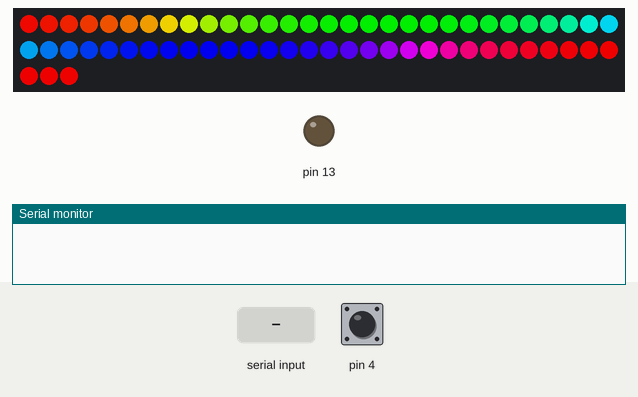
A sketch run on a simulated Arduino Leonardo, built with avr-gcc and run on an emulated ATmega32U4. Shown: 63 RGB LEDs in strip order, left to right, continuing on the next row, output pins drawn as LEDs (lit = HIGH), the last lines printed to the serial monitor. The inputs (shaded band) are chosen by the test bench; at power-on: pin 4 HIGH. Dim RGB values are drawn brighter than linear.

Above: at 1.2 s.
1.3 s: "ARML_READY\n" received over Serial
At 2.44 s:
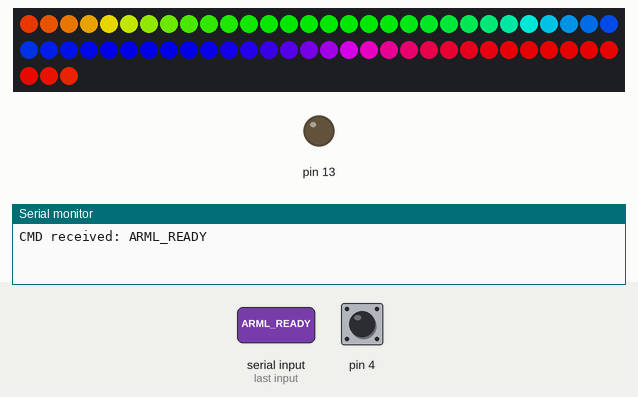
3.0 s: "Anim\n" received over Serial
At 5.24 s:
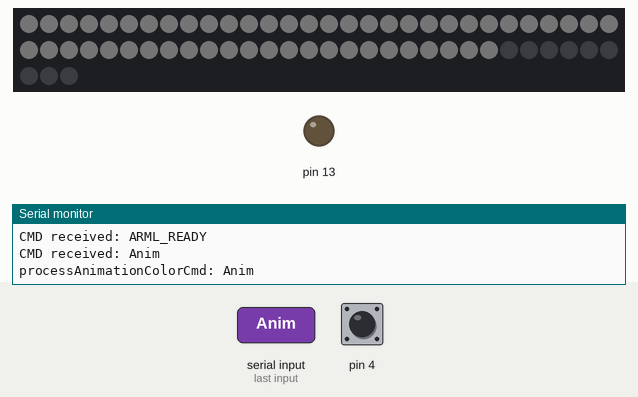
5.3 s: "ARML_LOADING\n" received over Serial
At 6.4 s:
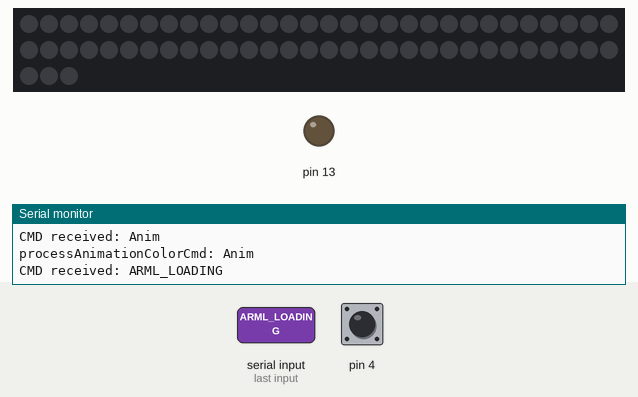
8.1 s: "ARML_DEFAULT\n" received over Serial
10.9 s: "Anim\n" received over Serial
At 11.47 s:
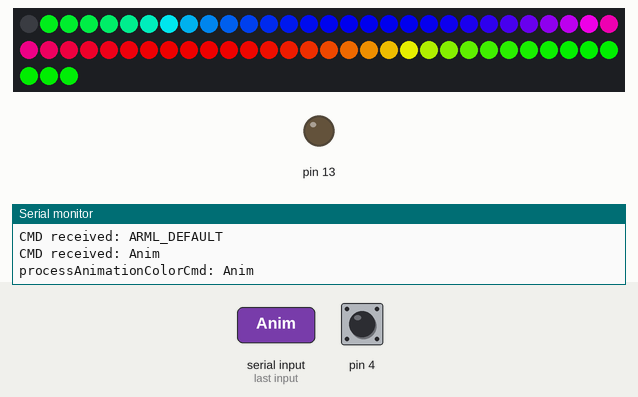
13.9 s: pin 4 pulled LOW for 0.15 s
At 15.03 s:
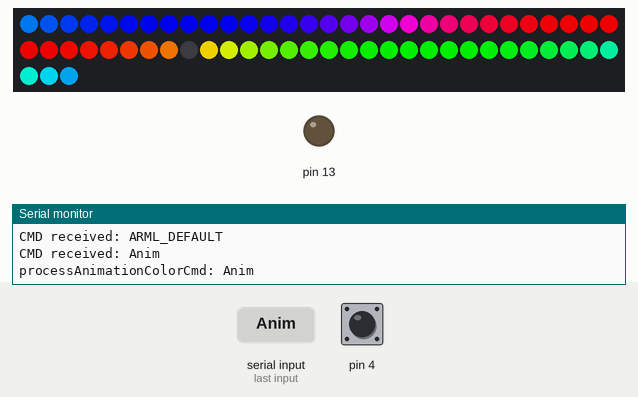
Timing chart, 0 to 16.5 s (numbered marks = the images above; inputs shaded):
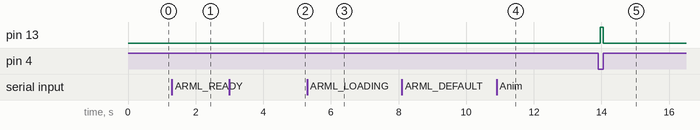

Measured:
- after the input at 5.3 s, the LEDs: first differ from a run without the input after 0.63 s (image 3 shows a later state)
- after the input at 10.9 s, the LEDs: first differ from a run without the input after 0.44 s (image 4 shows a later state)
- after the input at 13.9 s, pin 13: LOW → HIGH after 0.07 s, → LOW 0.09 s later
- what the display in image 3 shows lasts 0.4 s, from 6.2 s to 6.6 s

The sketch:

arml-arduino.ino
```cpp
#include <Wire.h>
#include <Adafruit_Sensor.h>
#include <Adafruit_BNO055.h>
#include <utility/imumaths.h>
#include "Mouse.h"
#include <Adafruit_NeoPixel.h>
#ifdef __AVR__
#include <avr/power.h>  // Required for 16 MHz Adafruit Trinket
#endif

// Which pin on the Arduino is connected to the NeoPixels?
// On a Trinket or Gemma we suggest changing this to 1:
#define LED_PIN 6

// How many NeoPixels are attached to the Arduino?
#define LED_COUNT 63

// How many pixels are assigned to the logo window
#define LOGO_COUNT 9

// NeoPixel brightness, 0 (min) to 255 (max)
#define BRIGHTNESS 200  // max = 255

// Declare our NeoPixel strip object:
Adafruit_NeoPixel strip(LED_COUNT, LED_PIN, NEO_GRBW + NEO_KHZ800);

// Declare BNO IMU object
Adafruit_BNO055 bno = Adafruit_BNO055(55);

// loading <-> ready transition
bool armlLoading = true;
bool armlReady = false;

// BNO state
bool bnoActive = false;

//Unity command stuff
String inputString = "";
bool stringComplete = false;

//Millis
unsigned long currentMillis = 0;
unsigned long previousButtonMillis = 0;          //stores last time button was checked
unsigned long previousLedPixelChangeMillis = 0;  //stores last time a strip pixel was updated
unsigned long previousReceiveCmdMillis = 0;      //stores last time it listened for commands

//Intervals
int ledChangeInterval = 100;
int buttonInterval = 10;
int receiveCmdInterval = 10;

//Colors
int brightness = BRIGHTNESS;
int progressColor[] = { 0, 255, 0, 0, 5 };
int solidColor[] = { 255, 0, 0, 0, 5 };
float animationRate;
int animationPixelLength;

//States
int currentPixelIndex = -1;
byte solidColorState = HIGH;
byte snakeAnimation = LOW;
int startPixelIndex = -1;
int endPixelIndex = LED_COUNT;
byte backwardsMode = LOW;
byte clearPixelsOutsideRange = LOW;

void setup(void) {
  Serial.begin(115200);

  //configure pin 4 as an input and enable the internal pull-up resistor
  pinMode(4, INPUT_PULLUP);
  pinMode(13, OUTPUT);

  //neopixel init
  strip.begin();  // INITIALIZE NeoPixel strip object (REQUIRED)

  showDefault();
}

void loop(void) {
  currentMillis = millis();

  readButton();
  readBno();
  receiveCmdLoop();
  updateLoadingReady();
  updateColorProgress();

  if (Serial.available()) {
    char inChar = (char)Serial.read();
    if (inChar == '\n') {
      stringComplete = true;
    } else {
      inputString += inChar;
    }
  }

  delay(5);
}

void activateBNO() {
  /* Initialise the BNO sensor */
  if (bno.begin()) {
    bnoActive = true;
    delay(100);
    bno.setExtCrystalUse(true);
  } else {
    /* There was a problem detecting the BNO055 ... check your connections */
    Serial.print("Ooops, no BNO055 detected ... Check your wiring or I2C ADDR!");
  }
}

// color loop stuff
int fadeVal=100, fadeMax=100;
int fadeStep = 4;
uint32_t firstPixelHue = 0;
int numRainbowLoops = 20;
int rainbowLoopCount = 0;

void showDefault() {
  strip.setBrightness(brightness);

  float GB = 128 * fadeVal / fadeMax;
  float W = 255 * fadeVal / fadeMax;
  //show default patterns
  strip.fill(strip.Color(0, strip.gamma8(GB), strip.gamma8(GB), strip.gamma8(W)));
  uint32_t goblinStartHue = 36000L;
  for(int i=strip.numPixels() - LOGO_COUNT, j = 0; i<strip.numPixels(); i++, j++) {
    uint32_t pixelHue = goblinStartHue - j * 4000L;
    strip.setPixelColor(i, strip.gamma32(strip.ColorHSV(pixelHue, 255 * 0.5,
    GB)));
  }
  strip.show();
  solidColorState = HIGH; // stop animations
}

void updateLoadingReady() {
  if (armlReady && armlLoading) {
    // transition: loading -> ready
    fadeVal -= fadeStep;
    if(fadeVal <= 0) {
      armlLoading = false;
    }
  }
  if (!armlReady && !armlLoading) {
    //transition: ready -> loading
    fadeVal -= fadeStep;
    if(fadeVal <= 0) {
      armlLoading = true;
    }
  }
  if (armlLoading && !armlReady && fadeVal < fadeMax) {
    fadeVal += fadeStep;
  }
  if (armlReady && !armlLoading && fadeVal < fadeMax) {
    fadeVal += fadeStep;
  }
  if (armlLoading) {
    showLoadingLoop();
  } else if(fadeVal < fadeMax) {
    showDefault();
  }
  if (fadeVal > fadeMax) {
    fadeVal = fadeMax;
  }
}


void showLoadingLoop() {
  //int loopPixels = strip.numPixels() - LOGO_COUNT;
  int loopPixels = strip.numPixels();
  for(int i=0; i<loopPixels; i++) { // For each pixel in strip...
    // Offset pixel hue by an amount to make one full revolution of the
    // color wheel (range of 65536) along the length of the strip
    uint32_t pixelHue = firstPixelHue + (i * 65536L / loopPixels);

    // strip.ColorHSV() can take 1 or 3 arguments: a hue (0 to 65535) or
    // optionally add saturation and value (brightness) (each 0 to 255).
    // Here we're using just the three-argument variant, though the
    // second value (saturation) is a constant 255.
    strip.setPixelColor(i, strip.gamma32(strip.ColorHSV(pixelHue, 255,
      255 * fadeVal / fadeMax)));
  }
  strip.show();
  firstPixelHue += 256;
}

void readBno() {
  if (!bnoActive) {
    return;
  }
  /* Get a new sensor event */
  imu::Quaternion quat = bno.getQuat();

  Serial.print(quat.x(), 4);
  Serial.print(",");
  Serial.print(quat.y(), 4);
  Serial.print(",");
  Serial.print(quat.z(), 4);
  Serial.print(",");
  Serial.print(quat.w(), 4);
  Serial.println("");
}

void receiveCmdLoop() {
  if (millis() - previousReceiveCmdMillis < receiveCmdInterval)
    return;

  if (stringComplete) {
    Serial.print("CMD received: ");
    Serial.println(inputString);
    inputString.trim();
    if (inputString.indexOf("P_") >= 0) {  //If command contains "P_", set progress colour
      //processSetProgressColorCmd(inputString);
    } else if (inputString.indexOf("Anim") >= 0) {
      processAnimationColorCmd(inputString);
    } else if (inputString.indexOf("ARML_READY") == 0) {
      armlReady = true;
    } else if (inputString.indexOf("ARML_LOADING") == 0) {
      armlReady = false;
    } else if (inputString.indexOf("ARML_DEFAULT") == 0) {
      showDefault();
    } else if (inputString.indexOf("ARML_B") == 0) {
      processBrightnessCmd(inputString);
    } else if (inputString.indexOf("ARML_ENABLE_BNO") == 0) {
      activateBNO();
    } else {
      processSetSolidColorCmd(inputString);
    }
    inputString = "";
    stringComplete = false;
  }

  previousReceiveCmdMillis += receiveCmdInterval;
}

void processBrightnessCmd(String cmd) {
  brightness = cmd.substring(cmd.indexOf("B") + 1).toInt();
  strip.setBrightness(brightness);
  strip.show();
}

void processSetSolidColorCmd(String cmd) {
  //Serial.println("Set Solid Color: " + cmd);
  solidColorState = HIGH;

  //Safe checks to ignore non-valid commands
  if (cmd.substring(0, 1) != "R" || cmd.substring(cmd.length(), cmd.length() - 1) != "E" || cmd.length() > 19)
    return;

  //Remove anything after E to prevent wrong colors
  String safeCmd = cmd.substring(0, cmd.indexOf("E"));

  solidColor[0] = safeCmd.substring(cmd.indexOf("R") + 1, cmd.indexOf("G")).toInt();
  solidColor[1] = safeCmd.substring(cmd.indexOf("G") + 1, cmd.indexOf("B")).toInt();
  solidColor[2] = safeCmd.substring(cmd.indexOf("B") + 1, cmd.indexOf("W")).toInt();
  solidColor[3] = safeCmd.substring(cmd.indexOf("W") + 1, cmd.indexOf("A")).toInt();
  solidColor[4] = safeCmd.substring(cmd.indexOf("A") + 1).toInt();

  applyAlphaValue(solidColor);
  strip.fill(strip.Color(solidColor[0], solidColor[1], solidColor[2], solidColor[3]));
  strip.show();
}

// apply alpha value in RGBWA color[4] to RGB
void applyAlphaValue(int color[]) {
  float v = (float)color[4] / (float)255;
  color[0] = round(color[0] * v);
  color[1] = round(color[1] * v);
  color[2] = round(color[2] * v);
}

void processAnimationColorCmd(String cmd) {
  Serial.println("processAnimationColorCmd: " + cmd);

  //Get first color
  String firstColorCmd = cmd.substring(cmd.indexOf("S") + 2, cmd.indexOf("X") - 1);

  solidColor[0] = firstColorCmd.substring(firstColorCmd.indexOf("R") + 1, firstColorCmd.indexOf("G")).toInt();
  solidColor[1] = firstColorCmd.substring(firstColorCmd.indexOf("G") + 1, firstColorCmd.indexOf("B")).toInt();
  solidColor[2] = firstColorCmd.substring(firstColorCmd.indexOf("B") + 1, firstColorCmd.indexOf("W")).toInt();
  solidColor[3] = firstColorCmd.substring(firstColorCmd.indexOf("W") + 1, firstColorCmd.indexOf("A")).toInt();
  solidColor[4] = firstColorCmd.substring(firstColorCmd.indexOf("A") + 1).toInt();
  applyAlphaValue(solidColor);

  //Get second color
  String secondColorCmd = cmd.substring(cmd.indexOf("X") + 2, cmd.indexOf("H") - 1);

  progressColor[0] = secondColorCmd.substring(secondColorCmd.indexOf("R") + 1, secondColorCmd.indexOf("G")).toInt();
  progressColor[1] = secondColorCmd.substring(secondColorCmd.indexOf("G") + 1, secondColorCmd.indexOf("B")).toInt();
  progressColor[2] = secondColorCmd.substring(secondColorCmd.indexOf("B") + 1, secondColorCmd.indexOf("W")).toInt();
  progressColor[3] = secondColorCmd.substring(secondColorCmd.indexOf("W") + 1, secondColorCmd.indexOf("A")).toInt();
  progressColor[4] = secondColorCmd.substring(secondColorCmd.indexOf("A") + 1).toInt();
  applyAlphaValue(progressColor);

  //Get Animation pixel length
  animationPixelLength = cmd.substring(cmd.indexOf("L") + 1).toInt();

  //Get Animation start/end pixel
  startPixelIndex = cmd.substring(cmd.indexOf("PS") + 2).toInt();
  endPixelIndex = cmd.substring(cmd.indexOf("PE") + 2).toInt();

  currentPixelIndex = startPixelIndex;

  //Get Snake or or regular animation state
  snakeAnimation = LOW;
  if (cmd.indexOf("Anim2") >= 0) {
    snakeAnimation = HIGH;
    Serial.println("isSnake");
  }

  backwardsMode = LOW;
  if (cmd.indexOf("Ba") >= 0) {
    backwardsMode = HIGH;
    Serial.println("isBack");
  }

  //Clear Pixels Outside Range
  if (cmd.indexOf("_T") >= 0) {
    clearPixelsOutsideRange = HIGH;

    for (int i = 0; i < LED_COUNT; i++) {
      if (i < startPixelIndex || i > endPixelIndex) {
        strip.setPixelColor(i, strip.Color(0, 0, 0, 0));
      }
    }
  }

  //Get Animation rate (comes as seconds from Unity)
  animationRate = cmd.substring(cmd.indexOf("H") + 1).toFloat() * 1000;

  animationRate = animationRate / (endPixelIndex - startPixelIndex);  //Divide by length of animation in pixels so takes same amount regardless of length


  //Set Solid Color
  if (clearPixelsOutsideRange == LOW) {
    strip.fill(strip.Color(solidColor[0], solidColor[1], solidColor[2], solidColor[3]));
  } else {
    strip.fill(strip.Color(solidColor[0], solidColor[1], solidColor[2], solidColor[3]), startPixelIndex, endPixelIndex);
  }

  strip.show();

  //This line makes sure the animation starts from the beginning, otherwise it "catches up" to the current milli (interesting effect)
  previousLedPixelChangeMillis = millis();

  solidColorState = LOW;
}

void updateColorProgress() {
  if (solidColorState == HIGH)
    return;

  if (millis() - previousLedPixelChangeMillis < animationRate)
    return;

  int drawAtIndex = currentPixelIndex % endPixelIndex;
  //WRAP
  if (backwardsMode == HIGH) {
    drawAtIndex = endPixelIndex - drawAtIndex - 1;
  }

//  Serial.println(String(currentPixelIndex) + ":" + String(drawAtIndex));

  //REGULAR ANIMATION
  if (snakeAnimation == LOW) {
    //REACHED END?
    if (currentPixelIndex > 0 && (currentPixelIndex % endPixelIndex == 0)) {
      // stop anim
      solidColorState = HIGH;
      return;
    }
  }
  //SNAKE ANIMATION
  else {
    int removeAtIndex;
    if (backwardsMode == LOW) {
      removeAtIndex = (currentPixelIndex - animationPixelLength) % endPixelIndex;
    } else {
      removeAtIndex = (drawAtIndex + animationPixelLength) % endPixelIndex;
    }
    //Remove trail (snake)
    strip.setPixelColor(removeAtIndex, strip.Color(solidColor[0], solidColor[1], solidColor[2], solidColor[3]));
  }

  strip.setPixelColor(drawAtIndex, strip.Color(progressColor[0], progressColor[1], progressColor[2], progressColor[3]));

  previousLedPixelChangeMillis += animationRate;

  currentPixelIndex++;

  strip.show();
}

bool buttonDown = false;
void readButton() {
  if (millis() - previousButtonMillis < buttonInterval)
    return;

  //read the pushbutton value into a variable
  int sensorVal = digitalRead(4);

  // Keep in mind the pull-up means the pushbutton's logic is inverted. It goes
  // HIGH when it's open, and LOW when it's pressed. Turn on pin 13 when the
  // button's pressed, and off when it's not:
  if (sensorVal == HIGH) {
    digitalWrite(13, LOW);
    Mouse.release(MOUSE_LEFT);
    if (buttonDown) {
      // do onButtonUp actions
//      if (solidColorState == HIGH) {
//        armlLoading = false;
//        armlReady = true;
//        showDefault();
//        processAnimationColorCmd("Anim2Ba_S_R227G0B255W128A255E_X_R26G255B0W128A25E_H2_L20_PS0_PE54");
//      } else {
//        showDefault();
//      }
    }
    buttonDown = false;
  } else {
    digitalWrite(13, HIGH);
    Mouse.press(MOUSE_LEFT);
    buttonDown = true;
    //Serial.println("Button being pressed");

  }

  previousButtonMillis += buttonInterval;
}
```
